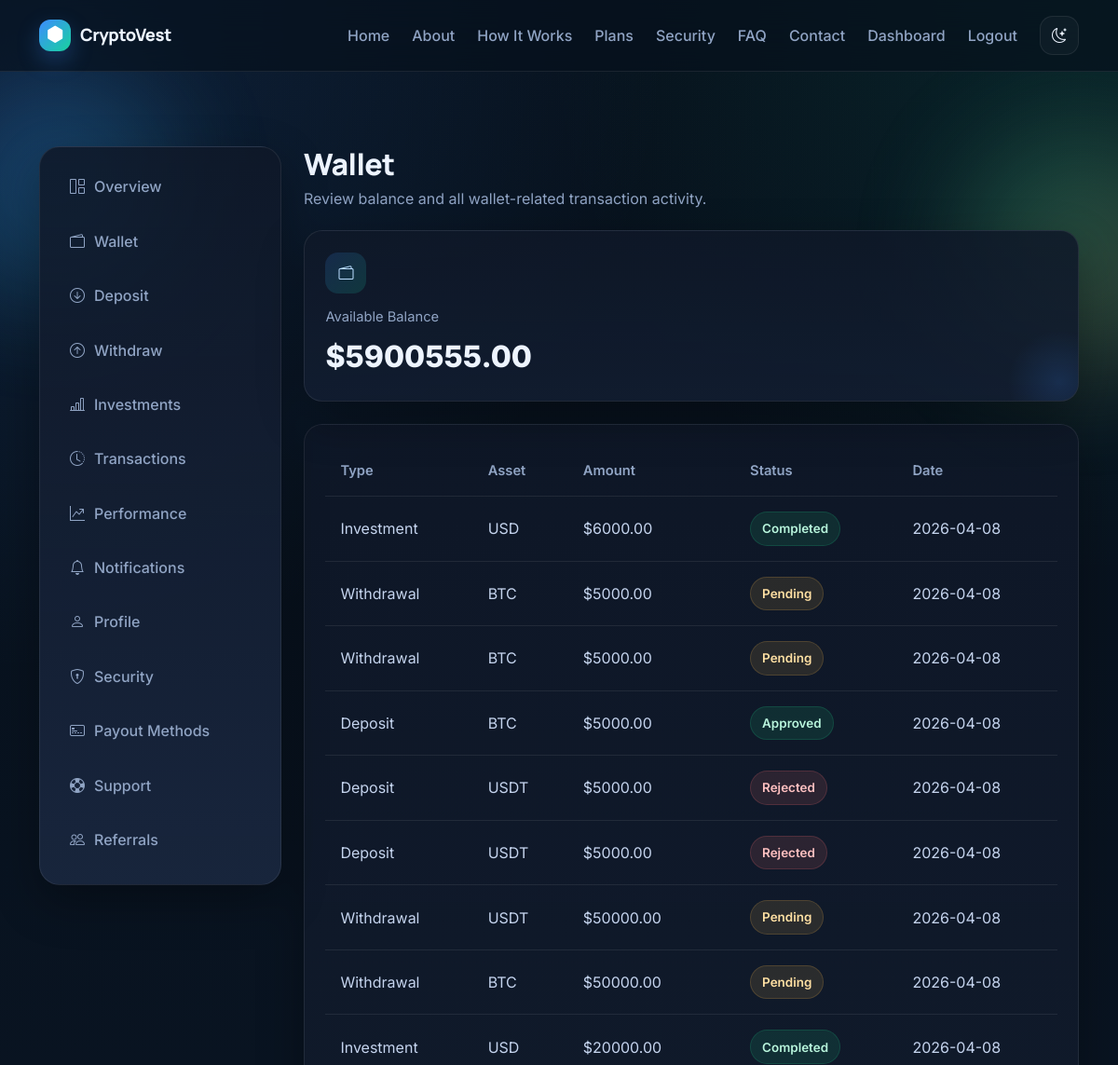
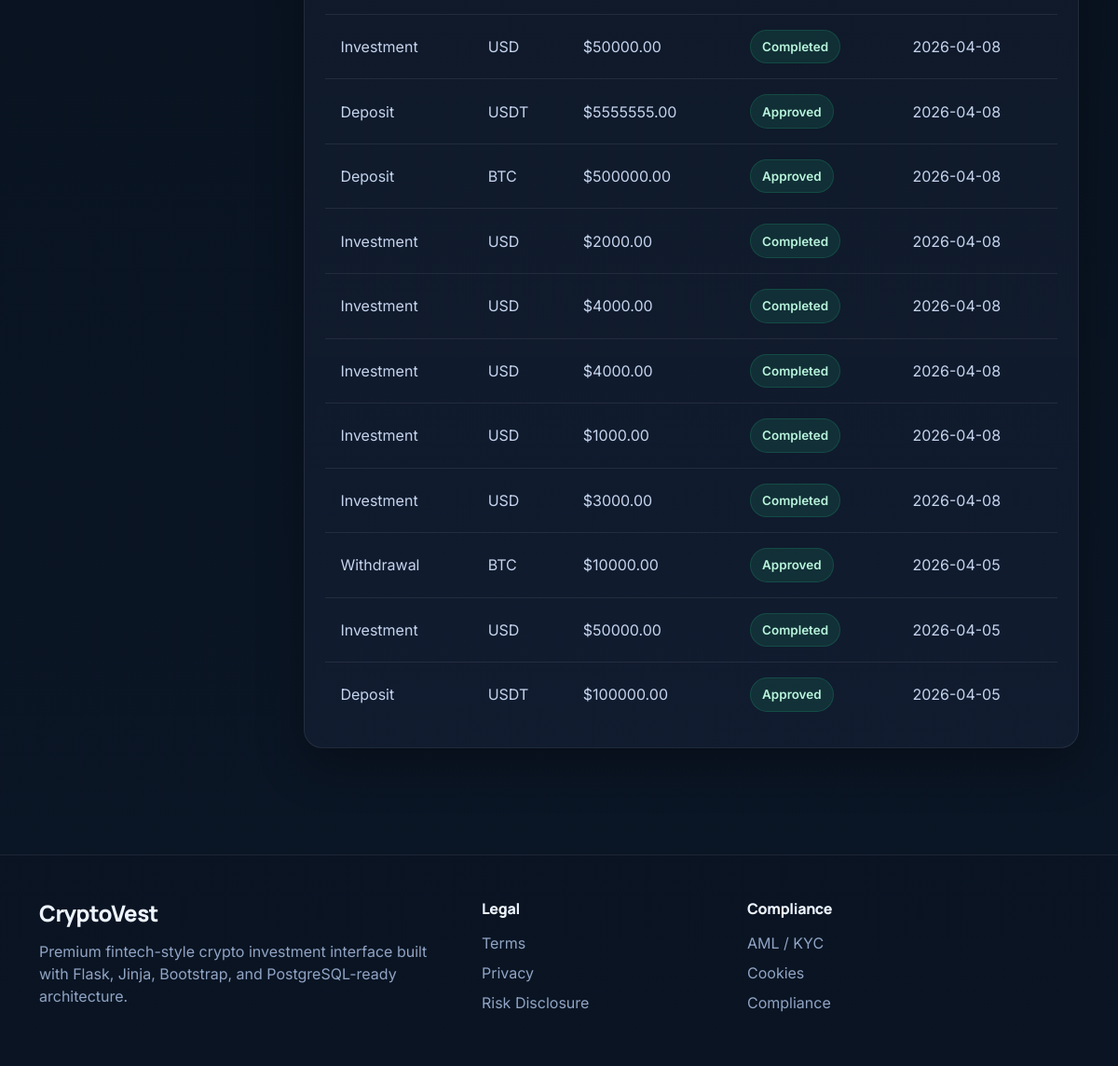
The page /dashboard/wallet (signed in) on the database its author committed (2 pictures, top to bottom).
### app/models.py (models this page shows, shortened)
class User(UserMixin, db.Model):
    id = db.Column(db.Integer, primary_key=True)
    name = db.Column(db.String(120), nullable=False)
    email = db.Column(db.String(120), unique=True, nullable=False, index=True)
    password_hash = db.Column(db.String(255), nullable=False)
    email_verified = db.Column(db.Boolean, default=False)
    email_verified_at = db.Column(db.DateTime, nullable=True)
    is_admin = db.Column(db.Boolean, default=False)
    is_active_account = db.Column(db.Boolean, default=True)
    two_factor_enabled = db.Column(db.Boolean, default=False)
    usd_balance = db.Column(db.Float, default=0.0)
    created_at = db.Column(db.DateTime, default=datetime.utcnow)
    transactions = db.relationship("Transaction", backref="user", lazy=True, cascade="all, delete-orphan")
    investments = db.relationship("Investment", backref="user", lazy=True, cascade="all, delete-orphan")
    tickets = db.relationship("SupportTicket", backref="user", lazy=True, cascade="all, delete-orphan")
    referral_code = db.Column(db.String(20), unique=True, nullable=True, index=True)
    referred_by_id = db.Column(db.Integer, db.ForeignKey("user.id"), nullable=True)
    referral_qualified = db.Column(db.Boolean, default=False)
    first_qualified_deposit_at = db.Column(db.DateTime, nullable=True)
    investment_credit_balance = db.Column(db.Float, default=0.0)
    referral_reward_milestones_paid = db.Column(db.Integer, default=0)
    referred_by = db.relationship(
        "User",
        remote_side=[id],
        backref=db.backref("referred_users", lazy=True)
    )

class Transaction(db.Model):
    id = db.Column(db.Integer, primary_key=True)
    user_id = db.Column(db.Integer, db.ForeignKey("user.id"), nullable=False)
    tx_type = db.Column(db.String(30), nullable=False)  # deposit, withdrawal, investment
    asset = db.Column(db.String(20), default="USDT")
    amount = db.Column(db.Float, nullable=False)
    network = db.Column(db.String(50), nullable=True)
    wallet_address = db.Column(db.String(255), nullable=True)
    status = db.Column(db.String(30), default="pending")
    reference = db.Column(db.String(120), nullable=True)
    notes = db.Column(db.Text, nullable=True)
    created_at = db.Column(db.DateTime, default=datetime.utcnow)

### app/dashboard/routes.py (the view)
@dashboard_bp.route("/wallet")
@login_required
def wallet():
    transactions = (
        Transaction.query.filter_by(user_id=current_user.id)
        .order_by(Transaction.created_at.desc())
        .all()
    )
    return render_template("dashboard/wallet.html", transactions=transactions)

### app/models.py (called while the page is built)
@login_manager.user_loader
def load_user(user_id):
    return db.session.get(User, int(user_id))

### app/templates/dashboard/wallet.html (shortened to what this page needs)
{% extends 'base.html' %}
{% block content %}
<section class="page-section">
    <div class="container dashboard-layout">
        {% include 'includes/dashboard_sidebar.html' %}
        <div class="page-shell">
            <div class="page-header">
                <h1>Wallet</h1>
                <p class="text-muted-premium mb-0">Review balance and all wallet-related transaction activity.</p>
            </div>
            <div class="metric-card mb-4">
                <div class="metric-icon"><i class="bi bi-wallet2"></i></div>
                <p class="metric-label">Available Balance</p>
                <p class="metric-value">${{ '%.2f'|format(current_user.usd_balance) }}</p>
            </div>
            <div class="table-panel">
                <table class="table-premium">
                    <tr>
                        <th>Type</th>
                        <th>Asset</th>
                        <th>Amount</th>
                        <th>Status</th>
                        <th>Date</th>
                    </tr>
                    {% for tx in transactions %}
                    <tr>
                        <td>{{ tx.tx_type|title }}</td>
                        <td>{{ tx.asset }}</td>
                        <td>${{ '%.2f'|format(tx.amount) }}</td>
                        <td><span class="status-badge status-{{ tx.status }}">{{ tx.status|title }}</span></td>
                        <td>{{ tx.created_at.strftime('%Y-%m-%d') }}</td>
                    </tr>
                    {% else %}
                    <tr><td colspan="5" class="empty-state">No transactions yet.</td></tr>
                    {% endfor %}
                </table>
            </div>
        </div>
    </div>
</section>
{% endblock %}

### app/templates/base.html (shortened to what this page needs)
<!DOCTYPE html>
<html lang="en" data-theme="dark">
<head>
    <link href="https://cdn.jsdelivr.net/npm/bootstrap@5.3.3/dist/css/bootstrap.min.css" rel="stylesheet">
    <link href="https://cdn.jsdelivr.net/npm/bootstrap-icons@1.11.3/font/bootstrap-icons.min.css" rel="stylesheet">
    <link href="https://unpkg.com/aos@2.3.4/dist/aos.css" rel="stylesheet">
    <link rel="stylesheet" href="{{ url_for('static', filename='css/style.css') }}">
</head>
<body>
    <div class="app-bg-orb orb-1"></div>
    <div class="app-bg-orb orb-2"></div>
    <div class="app-bg-grid"></div>
    <header class="site-header">
        <div class="container py-3">
            <nav class="navbar navbar-expand-lg p-0">
                <a class="navbar-brand brand" href="{{ url_for('main.index') }}">
                    <span class="brand-mark"><i class="bi bi-hexagon-fill"></i></span>
                    CryptoVest
                </a>
                <div class="collapse navbar-collapse" id="mainNav">
                    <ul class="navbar-nav ms-auto align-items-lg-center gap-lg-2">
                        <li class="nav-item"><a class="nav-link" href="{{ url_for('main.index') }}">Home</a></li>
                        <li class="nav-item"><a class="nav-link" href="{{ url_for('main.about') }}">About</a></li>
                        <li class="nav-item"><a class="nav-link" href="{{ url_for('main.how_it_works') }}">How It Works</a></li>
                        <li class="nav-item"><a class="nav-link" href="{{ url_for('main.plans') }}">Plans</a></li>
                        <li class="nav-item"><a class="nav-link" href="{{ url_for('main.security') }}">Security</a></li>
                        <li class="nav-item"><a class="nav-link" href="{{ url_for('main.faq') }}">FAQ</a></li>
                        <li class="nav-item"><a class="nav-link" href="{{ url_for('main.contact') }}">Contact</a></li>
                        {% if current_user.is_authenticated %}
                            <li class="nav-item"><a class="nav-link" href="{{ url_for('dashboard.overview') }}">Dashboard</a></li>
                            <li class="nav-item"><a class="nav-link" href="{{ url_for('auth.logout') }}">Logout</a></li>
                        {% else %}
                            <li class="nav-item"><a class="nav-link" href="{{ url_for('auth.login') }}">Login</a></li>
                            <li class="nav-item">
                                <a class="btn btn-premium ms-lg-2" href="{{ url_for('auth.register') }}">Get Started</a>
                            </li>
                        {% endif %}
                        <li class="nav-item ms-lg-2">
                            <button id="theme-toggle" class="theme-btn" type="button" aria-label="Toggle theme">
                                <i class="bi bi-moon-stars"></i>
                            </button>
                        </li>
                    </ul>
                </div>
            </nav>
        </div>
    </header>
    <main class="site-main">
        <div class="container pt-3">
        </div>
        {% block content %}{% endblock %}
    </main>
    <footer class="site-footer">
        <div class="container py-5">
            <div class="row g-4">
                <div class="col-md-5">
                    <h4 class="footer-title">CryptoVest</h4>
                    <p class="text-muted-premium mb-0">
                        Premium fintech-style crypto investment interface built with Flask, Jinja, Bootstrap, and PostgreSQL-ready architecture.
                    </p>
                </div>
                <div class="col-md-3">
                    <h6 class="footer-title-sm">Legal</h6>
                    <a class="footer-link" href="{{ url_for('main.terms') }}">Terms</a>
                    <a class="footer-link" href="{{ url_for('main.privacy') }}">Privacy</a>
                    <a class="footer-link" href="{{ url_for('main.risk_disclosure') }}">Risk Disclosure</a>
                </div>
                <div class="col-md-4">
                    <h6 class="footer-title-sm">Compliance</h6>
                    <a class="footer-link" href="{{ url_for('main.aml_kyc') }}">AML / KYC</a>
                    <a class="footer-link" href="{{ url_for('main.cookies') }}">Cookies</a>
                    <a class="footer-link" href="{{ url_for('main.compliance') }}">Compliance</a>
                </div>
            </div>
        </div>
    </footer>
</body>
</html>

### app/templates/includes/dashboard_sidebar.html
<aside class="sidebar-premium">
    <a href="{{ url_for('dashboard.overview') }}"><i class="bi bi-grid-1x2"></i> Overview</a>
    <a href="{{ url_for('dashboard.wallet') }}"><i class="bi bi-wallet2"></i> Wallet</a>
    <a href="{{ url_for('dashboard.deposit') }}"><i class="bi bi-arrow-down-circle"></i> Deposit</a>
    <a href="{{ url_for('dashboard.withdraw') }}"><i class="bi bi-arrow-up-circle"></i> Withdraw</a>
    <a href="{{ url_for('dashboard.investments') }}"><i class="bi bi-bar-chart-line"></i> Investments</a>
    <a href="{{ url_for('dashboard.transactions') }}"><i class="bi bi-clock-history"></i> Transactions</a>
    <a href="{{ url_for('dashboard.performance') }}"><i class="bi bi-graph-up-arrow"></i> Performance</a>
    <a href="{{ url_for('dashboard.notifications') }}"><i class="bi bi-bell"></i> Notifications</a>
    <a href="{{ url_for('dashboard.profile') }}"><i class="bi bi-person"></i> Profile</a>
    <a href="{{ url_for('dashboard.security') }}"><i class="bi bi-shield-lock"></i> Security</a>
    <a href="{{ url_for('dashboard.payout_methods') }}"><i class="bi bi-credit-card-2-front"></i> Payout Methods</a>
    <a href="{{ url_for('dashboard.support') }}"><i class="bi bi-life-preserver"></i> Support</a>
    <a href="{{ url_for('dashboard.referrals') }}"><i class="bi bi-people"></i> Referrals</a>
</aside>

### rows shown on the page
User: usd_balance "5900555.00"
Transaction: tx_type "Investment", asset "USD", amount "6000.00", status "Completed", created_at "2026-04-08"
Transaction: tx_type "Withdrawal", asset "BTC", amount "5000.00", status "Pending", created_at "2026-04-08"
Transaction: tx_type "Withdrawal", asset "BTC", amount "5000.00", status "Pending", created_at "2026-04-08"
Transaction: tx_type "Deposit", asset "BTC", amount "5000.00", status "Approved", created_at "2026-04-08"
Transaction: tx_type "Deposit", asset "USDT", amount "5000.00", status "Rejected", created_at "2026-04-08"
Transaction: tx_type "Deposit", asset "USDT", amount "5000.00", status "Rejected", created_at "2026-04-08"
Transaction: tx_type "Withdrawal", asset "USDT", amount "50000.00", status "Pending", created_at "2026-04-08"
Transaction: tx_type "Withdrawal", asset "BTC", amount "50000.00", status "Pending", created_at "2026-04-08"
Transaction: tx_type "Investment", asset "USD", amount "20000.00", status "Completed", created_at "2026-04-08"
Transaction: tx_type "Investment", asset "USD", amount "50000.00", status "Completed", created_at "2026-04-08"
Transaction: tx_type "Deposit", asset "USDT", amount "5555555.00", status "Approved", created_at "2026-04-08"
Transaction: tx_type "Deposit", asset "BTC", amount "500000.00", status "Approved", created_at "2026-04-08"
Transaction: tx_type "Investment", asset "USD", amount "2000.00", status "Completed", created_at "2026-04-08"
Transaction: tx_type "Investment", asset "USD", amount "4000.00", status "Completed", created_at "2026-04-08"
Transaction: tx_type "Investment", asset "USD", amount "4000.00", status "Completed", created_at "2026-04-08"
Transaction: tx_type "Investment", asset "USD", amount "1000.00", status "Completed", created_at "2026-04-08"
Transaction: tx_type "Investment", asset "USD", amount "3000.00", status "Completed", created_at "2026-04-08"
Transaction: tx_type "Withdrawal", asset "BTC", amount "10000.00", status "Approved", created_at "2026-04-05"
Transaction: tx_type "Investment", asset "USD", amount "50000.00", status "Completed", created_at "2026-04-05"
Transaction: tx_type "Deposit", asset "USDT", amount "100000.00", status "Approved", created_at "2026-04-05"
